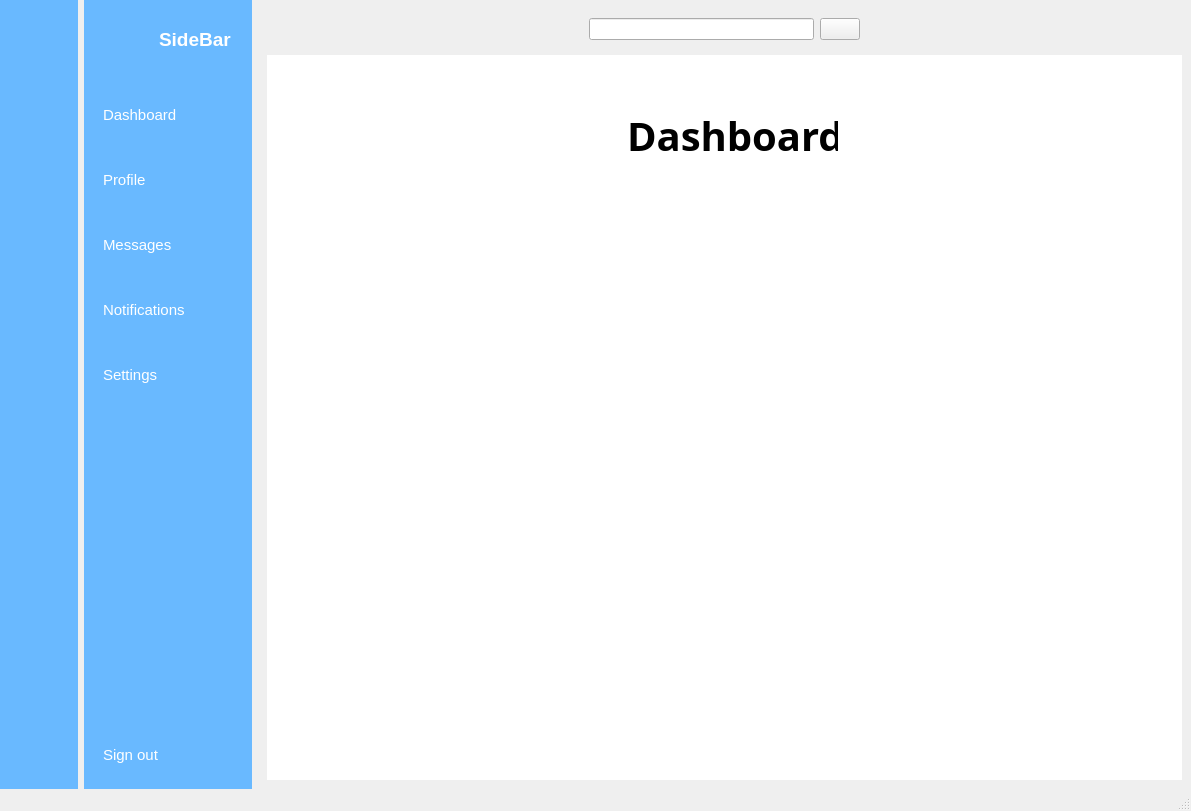
<?xml version="1.0" encoding="UTF-8"?>
<ui version="4.0">
 <class>MainWindow</class>
 <widget class="QMainWindow" name="MainWindow">
  <property name="geometry">
   <rect>
    <x>0</x>
    <y>0</y>
    <width>1191</width>
    <height>811</height>
   </rect>
  </property>
  <property name="windowTitle">
   <string>MainWindow</string>
  </property>
  <property name="layoutDirection">
   <enum>Qt::LeftToRight</enum>
  </property>
  <widget class="QWidget" name="centralwidget">
   <property name="layoutDirection">
    <enum>Qt::LeftToRight</enum>
   </property>
   <layout class="QGridLayout" name="gridLayout">
    <property name="leftMargin">
     <number>0</number>
    </property>
    <property name="topMargin">
     <number>0</number>
    </property>
    <property name="rightMargin">
     <number>0</number>
    </property>
    <property name="bottomMargin">
     <number>0</number>
    </property>
    <item row="0" column="0">
     <widget class="QWidget" name="icon_only_widget" native="true">
      <property name="styleSheet">
       <string notr="true">QWidget {
	background-color: rgb(105, 185, 255);
}
QPushButton {
	color: white;
	height: 50px;
	border: none;
	border-radius: 10px;
}
QPushButton:checked {
	background-color: rgb(245, 250, 254);
	color: rgb(105, 185, 255);
	font-weight: bold;
}</string>
      </property>
      <layout class="QVBoxLayout" name="verticalLayout_3">
       <item>
        <widget class="QLabel" name="label">
         <property name="minimumSize">
          <size>
           <width>60</width>
           <height>60</height>
          </size>
         </property>
         <property name="maximumSize">
          <size>
           <width>60</width>
           <height>60</height>
          </size>
         </property>
         <property name="text">
          <string/>
         </property>
         <property name="textFormat">
          <enum>Qt::MarkdownText</enum>
         </property>
         <property name="pixmap">
          <pixmap resource="resources.qrc">:/Images/kali.png</pixmap>
         </property>
         <property name="scaledContents">
          <bool>true</bool>
         </property>
        </widget>
       </item>
       <item>
        <layout class="QVBoxLayout" name="verticalLayout">
         <property name="spacing">
          <number>15</number>
         </property>
         <property name="topMargin">
          <number>15</number>
         </property>
         <item>
          <widget class="QPushButton" name="dashboard_1">
           <property name="text">
            <string/>
           </property>
           <property name="icon">
            <iconset resource="resources.qrc">
             <normaloff>:/Images/dashboard_white.png</normaloff>
             <normalon>:/Images/dashboard.png</normalon>:/Images/dashboard_white.png</iconset>
           </property>
           <property name="iconSize">
            <size>
             <width>20</width>
             <height>20</height>
            </size>
           </property>
           <property name="checkable">
            <bool>true</bool>
           </property>
           <property name="autoExclusive">
            <bool>true</bool>
           </property>
          </widget>
         </item>
         <item>
          <widget class="QPushButton" name="profile_1">
           <property name="text">
            <string/>
           </property>
           <property name="icon">
            <iconset resource="resources.qrc">
             <normaloff>:/Images/profile_white.png</normaloff>
             <normalon>:/Images/profile.png</normalon>:/Images/profile_white.png</iconset>
           </property>
           <property name="iconSize">
            <size>
             <width>20</width>
             <height>20</height>
            </size>
           </property>
           <property name="checkable">
            <bool>true</bool>
           </property>
           <property name="autoExclusive">
            <bool>true</bool>
           </property>
          </widget>
         </item>
         <item>
          <widget class="QPushButton" name="messages_1">
           <property name="text">
            <string/>
           </property>
           <property name="icon">
            <iconset resource="resources.qrc">
             <normaloff>:/Images/messages_white.png</normaloff>
             <normalon>:/Images/messages.png</normalon>:/Images/messages_white.png</iconset>
           </property>
           <property name="iconSize">
            <size>
             <width>20</width>
             <height>20</height>
            </size>
           </property>
           <property name="checkable">
            <bool>true</bool>
           </property>
           <property name="autoExclusive">
            <bool>true</bool>
           </property>
          </widget>
         </item>
         <item>
          <widget class="QPushButton" name="notifications_1">
           <property name="text">
            <string/>
           </property>
           <property name="icon">
            <iconset resource="resources.qrc">
             <normaloff>:/Images/notifications_white.png</normaloff>
             <normalon>:/Images/notifications.png</normalon>:/Images/notifications_white.png</iconset>
           </property>
           <property name="iconSize">
            <size>
             <width>20</width>
             <height>20</height>
            </size>
           </property>
           <property name="checkable">
            <bool>true</bool>
           </property>
           <property name="autoExclusive">
            <bool>true</bool>
           </property>
          </widget>
         </item>
         <item>
          <widget class="QPushButton" name="settings_1">
           <property name="text">
            <string/>
           </property>
           <property name="icon">
            <iconset resource="resources.qrc">
             <normaloff>:/Images/settings_white.png</normaloff>
             <normalon>:/Images/settings.png</normalon>:/Images/settings_white.png</iconset>
           </property>
           <property name="iconSize">
            <size>
             <width>20</width>
             <height>20</height>
            </size>
           </property>
           <property name="checkable">
            <bool>true</bool>
           </property>
           <property name="autoExclusive">
            <bool>true</bool>
           </property>
          </widget>
         </item>
        </layout>
       </item>
       <item>
        <spacer name="verticalSpacer">
         <property name="orientation">
          <enum>Qt::Vertical</enum>
         </property>
         <property name="sizeHint" stdset="0">
          <size>
           <width>20</width>
           <height>315</height>
          </size>
         </property>
        </spacer>
       </item>
       <item>
        <widget class="QPushButton" name="singout_1">
         <property name="text">
          <string/>
         </property>
         <property name="icon">
          <iconset resource="resources.qrc">
           <normaloff>:/Images/log_out_white.png</normaloff>:/Images/log_out_white.png</iconset>
         </property>
         <property name="iconSize">
          <size>
           <width>20</width>
           <height>20</height>
          </size>
         </property>
         <property name="checkable">
          <bool>true</bool>
         </property>
        </widget>
       </item>
      </layout>
     </widget>
    </item>
    <item row="0" column="1">
     <widget class="QWidget" name="icon_name_widget" native="true">
      <property name="styleSheet">
       <string notr="true">QWidget {
	background-color: rgb(105, 185, 255);
	color: white;
}
QPushButton {
	color: white;
	text-align:left;
	height: 50px;
	font-size: 15px;
	border: none;
	padding-left: 10px;
	border-bottom-left-radius: 10px;
	border-top-left-radius: 10px;
}
QPushButton:checked {
	background-color: rgb(245, 250, 254);
	color: rgb(105, 185, 255);
	font-weight: bold;
}


</string>
      </property>
      <layout class="QVBoxLayout" name="verticalLayout_4">
       <property name="rightMargin">
        <number>0</number>
       </property>
       <item>
        <layout class="QHBoxLayout" name="horizontalLayout_2">
         <property name="rightMargin">
          <number>20</number>
         </property>
         <item>
          <widget class="QLabel" name="label_2">
           <property name="minimumSize">
            <size>
             <width>60</width>
             <height>60</height>
            </size>
           </property>
           <property name="maximumSize">
            <size>
             <width>60</width>
             <height>60</height>
            </size>
           </property>
           <property name="text">
            <string/>
           </property>
           <property name="pixmap">
            <pixmap resource="resources.qrc">:/Images/kali.png</pixmap>
           </property>
           <property name="scaledContents">
            <bool>true</bool>
           </property>
          </widget>
         </item>
         <item>
          <widget class="QLabel" name="label_3">
           <property name="font">
            <font>
             <pointsize>14</pointsize>
             <bold>true</bold>
            </font>
           </property>
           <property name="text">
            <string>SideBar</string>
           </property>
          </widget>
         </item>
        </layout>
       </item>
       <item>
        <layout class="QVBoxLayout" name="verticalLayout_2">
         <property name="spacing">
          <number>15</number>
         </property>
         <property name="topMargin">
          <number>15</number>
         </property>
         <item>
          <widget class="QPushButton" name="dashboard_2">
           <property name="text">
            <string>Dashboard</string>
           </property>
           <property name="icon">
            <iconset resource="resources.qrc">
             <normaloff>:/Images/dashboard_white.png</normaloff>
             <normalon>:/Images/dashboard.png</normalon>:/Images/dashboard_white.png</iconset>
           </property>
           <property name="iconSize">
            <size>
             <width>20</width>
             <height>20</height>
            </size>
           </property>
           <property name="checkable">
            <bool>true</bool>
           </property>
           <property name="autoExclusive">
            <bool>true</bool>
           </property>
          </widget>
         </item>
         <item>
          <widget class="QPushButton" name="profile_2">
           <property name="text">
            <string>Profile</string>
           </property>
           <property name="icon">
            <iconset resource="resources.qrc">
             <normaloff>:/Images/profile_white.png</normaloff>
             <normalon>:/Images/profile.png</normalon>:/Images/profile_white.png</iconset>
           </property>
           <property name="iconSize">
            <size>
             <width>20</width>
             <height>20</height>
            </size>
           </property>
           <property name="checkable">
            <bool>true</bool>
           </property>
           <property name="autoExclusive">
            <bool>true</bool>
           </property>
          </widget>
         </item>
         <item>
          <widget class="QPushButton" name="messages_2">
           <property name="text">
            <string>Messages</string>
           </property>
           <property name="icon">
            <iconset resource="resources.qrc">
             <normaloff>:/Images/messages_white.png</normaloff>
             <normalon>:/Images/messages.png</normalon>:/Images/messages_white.png</iconset>
           </property>
           <property name="iconSize">
            <size>
             <width>20</width>
             <height>20</height>
            </size>
           </property>
           <property name="checkable">
            <bool>true</bool>
           </property>
           <property name="autoExclusive">
            <bool>true</bool>
           </property>
          </widget>
         </item>
         <item>
          <widget class="QPushButton" name="notifications_2">
           <property name="text">
            <string>Notifications</string>
           </property>
           <property name="icon">
            <iconset resource="resources.qrc">
             <normaloff>:/Images/notifications_white.png</normaloff>
             <normalon>:/Images/notifications.png</normalon>:/Images/notifications_white.png</iconset>
           </property>
           <property name="iconSize">
            <size>
             <width>20</width>
             <height>20</height>
            </size>
           </property>
           <property name="checkable">
            <bool>true</bool>
           </property>
           <property name="autoExclusive">
            <bool>true</bool>
           </property>
          </widget>
         </item>
         <item>
          <widget class="QPushButton" name="settings_2">
           <property name="text">
            <string>Settings</string>
           </property>
           <property name="icon">
            <iconset resource="resources.qrc">
             <normaloff>:/Images/settings_white.png</normaloff>
             <normalon>:/Images/settings.png</normalon>:/Images/settings_white.png</iconset>
           </property>
           <property name="iconSize">
            <size>
             <width>20</width>
             <height>20</height>
            </size>
           </property>
           <property name="checkable">
            <bool>true</bool>
           </property>
           <property name="autoExclusive">
            <bool>true</bool>
           </property>
          </widget>
         </item>
        </layout>
       </item>
       <item>
        <spacer name="verticalSpacer_2">
         <property name="orientation">
          <enum>Qt::Vertical</enum>
         </property>
         <property name="sizeHint" stdset="0">
          <size>
           <width>20</width>
           <height>313</height>
          </size>
         </property>
        </spacer>
       </item>
       <item>
        <widget class="QPushButton" name="singout_2">
         <property name="text">
          <string>Sign out</string>
         </property>
         <property name="icon">
          <iconset resource="resources.qrc">
           <normaloff>:/Images/log_out_white.png</normaloff>:/Images/log_out_white.png</iconset>
         </property>
         <property name="iconSize">
          <size>
           <width>20</width>
           <height>20</height>
          </size>
         </property>
         <property name="checkable">
          <bool>true</bool>
         </property>
        </widget>
       </item>
      </layout>
     </widget>
    </item>
    <item row="0" column="2">
     <widget class="QWidget" name="main_menu" native="true">
      <layout class="QVBoxLayout" name="verticalLayout_5">
       <item>
        <widget class="QWidget" name="widget" native="true">
         <layout class="QHBoxLayout" name="horizontalLayout_3">
          <item>
           <widget class="QPushButton" name="menu">
            <property name="styleSheet">
             <string notr="true">border: none;</string>
            </property>
            <property name="text">
             <string/>
            </property>
            <property name="icon">
             <iconset resource="resources.qrc">
              <normaloff>:/Images/menu.png</normaloff>:/Images/menu.png</iconset>
            </property>
            <property name="iconSize">
             <size>
              <width>20</width>
              <height>20</height>
             </size>
            </property>
            <property name="checkable">
             <bool>true</bool>
            </property>
           </widget>
          </item>
          <item>
           <spacer name="horizontalSpacer_4">
            <property name="orientation">
             <enum>Qt::Horizontal</enum>
            </property>
            <property name="sizeHint" stdset="0">
             <size>
              <width>275</width>
              <height>20</height>
             </size>
            </property>
           </spacer>
          </item>
          <item>
           <layout class="QHBoxLayout" name="horizontalLayout">
            <item>
             <widget class="QLineEdit" name="lineEdit">
              <property name="enabled">
               <bool>true</bool>
              </property>
             </widget>
            </item>
            <item>
             <widget class="QPushButton" name="pushButton_11">
              <property name="text">
               <string/>
              </property>
              <property name="icon">
               <iconset resource="resources.qrc">
                <normaloff>:/Images/search.png</normaloff>:/Images/search.png</iconset>
              </property>
             </widget>
            </item>
           </layout>
          </item>
          <item>
           <spacer name="horizontalSpacer_3">
            <property name="orientation">
             <enum>Qt::Horizontal</enum>
            </property>
            <property name="sizeHint" stdset="0">
             <size>
              <width>275</width>
              <height>20</height>
             </size>
            </property>
           </spacer>
          </item>
          <item>
           <widget class="QPushButton" name="pushButton_10">
            <property name="styleSheet">
             <string notr="true">border: none;</string>
            </property>
            <property name="text">
             <string/>
            </property>
            <property name="icon">
             <iconset resource="resources.qrc">
              <normaloff>:/Images/image.png</normaloff>:/Images/image.png</iconset>
            </property>
           </widget>
          </item>
         </layout>
        </widget>
       </item>
       <item>
        <widget class="QStackedWidget" name="stackedWidget">
         <property name="styleSheet">
          <string notr="true">background-color: rgb(255, 255, 255);</string>
         </property>
         <widget class="QWidget" name="Dashboard_page">
          <widget class="QLabel" name="label_4">
           <property name="geometry">
            <rect>
             <x>360</x>
             <y>50</y>
             <width>211</width>
             <height>61</height>
            </rect>
           </property>
           <property name="font">
            <font>
             <family>Malgun Gothic</family>
             <pointsize>30</pointsize>
             <italic>false</italic>
             <bold>true</bold>
            </font>
           </property>
           <property name="text">
            <string>Dashboard</string>
           </property>
          </widget>
         </widget>
         <widget class="QWidget" name="Messages_page">
          <widget class="QLabel" name="label_5">
           <property name="geometry">
            <rect>
             <x>370</x>
             <y>60</y>
             <width>211</width>
             <height>61</height>
            </rect>
           </property>
           <property name="font">
            <font>
             <family>Malgun Gothic</family>
             <pointsize>30</pointsize>
             <italic>false</italic>
             <bold>true</bold>
            </font>
           </property>
           <property name="text">
            <string>Messages</string>
           </property>
          </widget>
         </widget>
         <widget class="QWidget" name="Notifications_page">
          <widget class="QLabel" name="label_6">
           <property name="geometry">
            <rect>
             <x>350</x>
             <y>60</y>
             <width>271</width>
             <height>61</height>
            </rect>
           </property>
           <property name="font">
            <font>
             <family>Malgun Gothic</family>
             <pointsize>30</pointsize>
             <italic>false</italic>
             <bold>true</bold>
            </font>
           </property>
           <property name="text">
            <string>Notifications</string>
           </property>
          </widget>
         </widget>
         <widget class="QWidget" name="Settings_page">
          <widget class="QLabel" name="label_8">
           <property name="geometry">
            <rect>
             <x>370</x>
             <y>50</y>
             <width>211</width>
             <height>61</height>
            </rect>
           </property>
           <property name="font">
            <font>
             <family>Malgun Gothic</family>
             <pointsize>30</pointsize>
             <italic>false</italic>
             <bold>true</bold>
            </font>
           </property>
           <property name="text">
            <string>Settings</string>
           </property>
          </widget>
         </widget>
         <widget class="QWidget" name="Profile_page">
          <widget class="QLabel" name="label_7">
           <property name="geometry">
            <rect>
             <x>380</x>
             <y>30</y>
             <width>211</width>
             <height>61</height>
            </rect>
           </property>
           <property name="font">
            <font>
             <family>Malgun Gothic</family>
             <pointsize>30</pointsize>
             <italic>false</italic>
             <bold>true</bold>
            </font>
           </property>
           <property name="text">
            <string>Profile</string>
           </property>
          </widget>
         </widget>
        </widget>
       </item>
      </layout>
     </widget>
    </item>
   </layout>
  </widget>
  <widget class="QStatusBar" name="statusbar"/>
 </widget>
 <resources>
  <include location="resources.qrc"/>
 </resources>
 <connections>
  <connection>
   <sender>menu</sender>
   <signal>toggled(bool)</signal>
   <receiver>icon_only_widget</receiver>
   <slot>setHidden(bool)</slot>
   <hints>
    <hint type="sourcelabel">
     <x>290</x>
     <y>37</y>
    </hint>
    <hint type="destinationlabel">
     <x>74</x>
     <y>439</y>
    </hint>
   </hints>
  </connection>
  <connection>
   <sender>menu</sender>
   <signal>toggled(bool)</signal>
   <receiver>icon_name_widget</receiver>
   <slot>setVisible(bool)</slot>
   <hints>
    <hint type="sourcelabel">
     <x>282</x>
     <y>40</y>
    </hint>
    <hint type="destinationlabel">
     <x>247</x>
     <y>594</y>
    </hint>
   </hints>
  </connection>
  <connection>
   <sender>settings_1</sender>
   <signal>toggled(bool)</signal>
   <receiver>settings_2</receiver>
   <slot>setChecked(bool)</slot>
   <hints>
    <hint type="sourcelabel">
     <x>47</x>
     <y>378</y>
    </hint>
    <hint type="destinationlabel">
     <x>120</x>
     <y>379</y>
    </hint>
   </hints>
  </connection>
  <connection>
   <sender>settings_2</sender>
   <signal>toggled(bool)</signal>
   <receiver>settings_1</receiver>
   <slot>setChecked(bool)</slot>
   <hints>
    <hint type="sourcelabel">
     <x>108</x>
     <y>367</y>
    </hint>
    <hint type="destinationlabel">
     <x>53</x>
     <y>366</y>
    </hint>
   </hints>
  </connection>
  <connection>
   <sender>notifications_1</sender>
   <signal>toggled(bool)</signal>
   <receiver>notifications_2</receiver>
   <slot>setChecked(bool)</slot>
   <hints>
    <hint type="sourcelabel">
     <x>65</x>
     <y>308</y>
    </hint>
    <hint type="destinationlabel">
     <x>127</x>
     <y>315</y>
    </hint>
   </hints>
  </connection>
  <connection>
   <sender>notifications_2</sender>
   <signal>toggled(bool)</signal>
   <receiver>notifications_1</receiver>
   <slot>setChecked(bool)</slot>
   <hints>
    <hint type="sourcelabel">
     <x>105</x>
     <y>296</y>
    </hint>
    <hint type="destinationlabel">
     <x>42</x>
     <y>296</y>
    </hint>
   </hints>
  </connection>
  <connection>
   <sender>messages_1</sender>
   <signal>toggled(bool)</signal>
   <receiver>messages_2</receiver>
   <slot>setChecked(bool)</slot>
   <hints>
    <hint type="sourcelabel">
     <x>60</x>
     <y>256</y>
    </hint>
    <hint type="destinationlabel">
     <x>123</x>
     <y>265</y>
    </hint>
   </hints>
  </connection>
  <connection>
   <sender>messages_2</sender>
   <signal>toggled(bool)</signal>
   <receiver>messages_1</receiver>
   <slot>setChecked(bool)</slot>
   <hints>
    <hint type="sourcelabel">
     <x>106</x>
     <y>242</y>
    </hint>
    <hint type="destinationlabel">
     <x>48</x>
     <y>240</y>
    </hint>
   </hints>
  </connection>
  <connection>
   <sender>profile_1</sender>
   <signal>toggled(bool)</signal>
   <receiver>profile_2</receiver>
   <slot>setChecked(bool)</slot>
   <hints>
    <hint type="sourcelabel">
     <x>58</x>
     <y>184</y>
    </hint>
    <hint type="destinationlabel">
     <x>111</x>
     <y>195</y>
    </hint>
   </hints>
  </connection>
  <connection>
   <sender>profile_2</sender>
   <signal>toggled(bool)</signal>
   <receiver>profile_1</receiver>
   <slot>setChecked(bool)</slot>
   <hints>
    <hint type="sourcelabel">
     <x>131</x>
     <y>179</y>
    </hint>
    <hint type="destinationlabel">
     <x>19</x>
     <y>171</y>
    </hint>
   </hints>
  </connection>
  <connection>
   <sender>dashboard_1</sender>
   <signal>toggled(bool)</signal>
   <receiver>dashboard_2</receiver>
   <slot>setChecked(bool)</slot>
   <hints>
    <hint type="sourcelabel">
     <x>45</x>
     <y>127</y>
    </hint>
    <hint type="destinationlabel">
     <x>113</x>
     <y>128</y>
    </hint>
   </hints>
  </connection>
  <connection>
   <sender>dashboard_2</sender>
   <signal>toggled(bool)</signal>
   <receiver>dashboard_1</receiver>
   <slot>setChecked(bool)</slot>
   <hints>
    <hint type="sourcelabel">
     <x>102</x>
     <y>102</y>
    </hint>
    <hint type="destinationlabel">
     <x>42</x>
     <y>102</y>
    </hint>
   </hints>
  </connection>
  <connection>
   <sender>singout_2</sender>
   <signal>toggled(bool)</signal>
   <receiver>MainWindow</receiver>
   <slot>close()</slot>
   <hints>
    <hint type="sourcelabel">
     <x>154</x>
     <y>753</y>
    </hint>
    <hint type="destinationlabel">
     <x>156</x>
     <y>857</y>
    </hint>
   </hints>
  </connection>
  <connection>
   <sender>singout_1</sender>
   <signal>toggled(bool)</signal>
   <receiver>MainWindow</receiver>
   <slot>close()</slot>
   <hints>
    <hint type="sourcelabel">
     <x>29</x>
     <y>757</y>
    </hint>
    <hint type="destinationlabel">
     <x>25</x>
     <y>881</y>
    </hint>
   </hints>
  </connection>
  <connection>
   <sender>singout_2</sender>
   <signal>toggled(bool)</signal>
   <receiver>singout_1</receiver>
   <slot>setChecked(bool)</slot>
   <hints>
    <hint type="sourcelabel">
     <x>112</x>
     <y>755</y>
    </hint>
    <hint type="destinationlabel">
     <x>45</x>
     <y>755</y>
    </hint>
   </hints>
  </connection>
  <connection>
   <sender>singout_1</sender>
   <signal>toggled(bool)</signal>
   <receiver>singout_2</receiver>
   <slot>setChecked(bool)</slot>
   <hints>
    <hint type="sourcelabel">
     <x>60</x>
     <y>744</y>
    </hint>
    <hint type="destinationlabel">
     <x>133</x>
     <y>743</y>
    </hint>
   </hints>
  </connection>
 </connections>
</ui>
